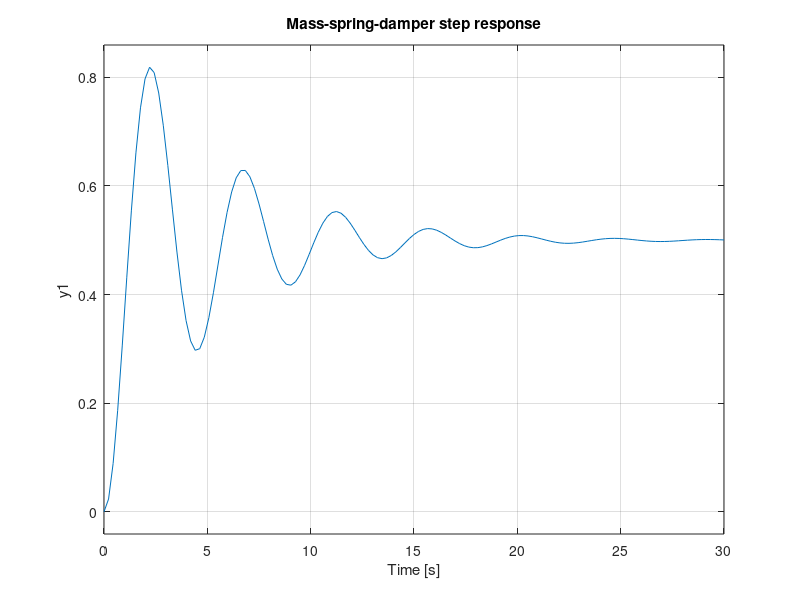

Source code (MATLAB):
% Mass-spring-damper LTI model
m = 1.0;
b = 0.4;
k = 2.0;

A = [0 1;
    -k/m -b/m];
B = [0;
     1/m];
C = [1 0];
D = 0;

sys = ss(A, B, C, D);   % state-space LTI system

% Step response (force step)
figure;
step(sys);
title('Mass-spring-damper step response');

% Robotics context (conceptual):
% robot = importrobot('exampleRobot.urdf');
% linSys = linearize(robot, operatingPoint); % approximate LTI model around a pose
